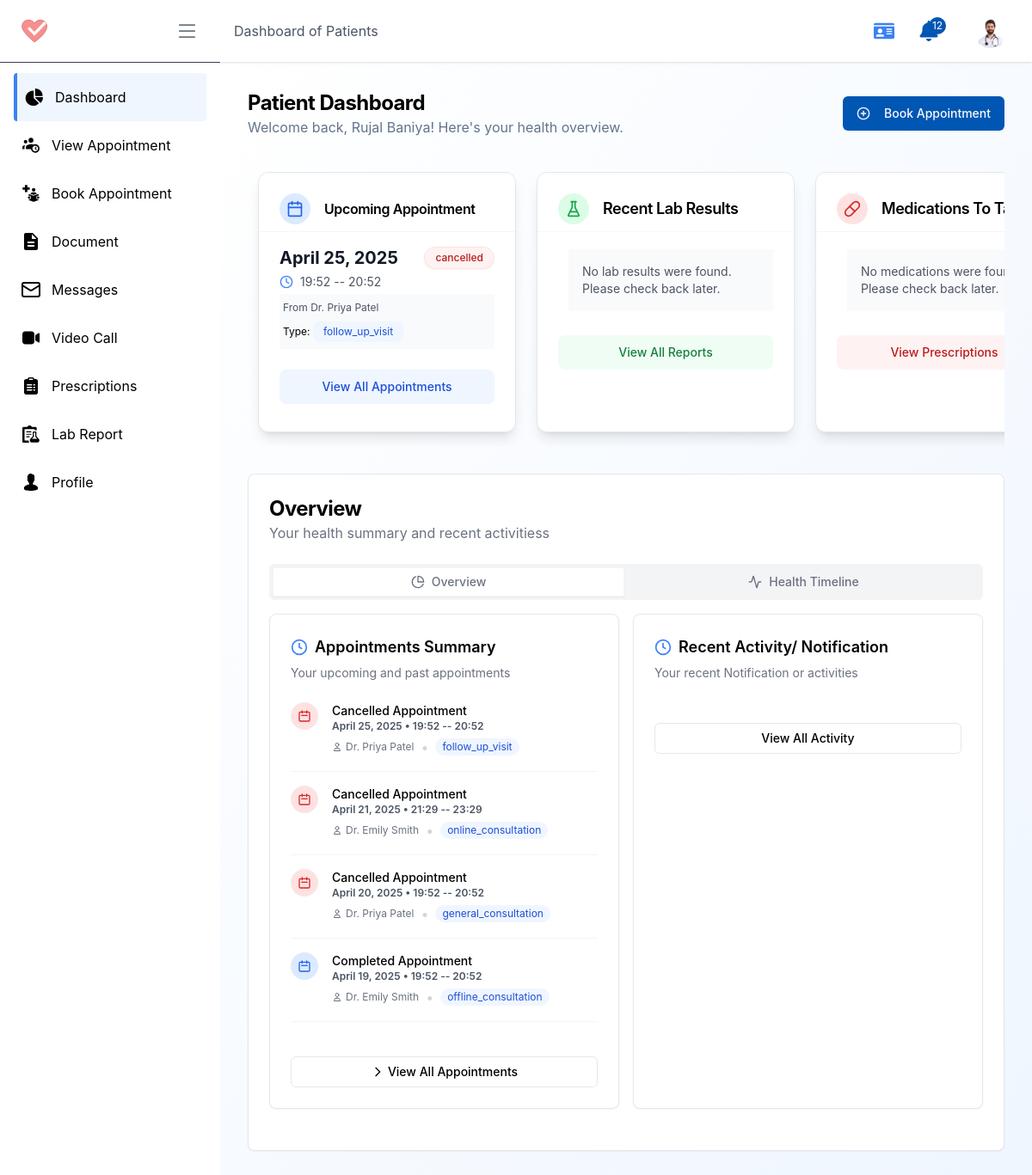
The app's page /p/ (signed in), older data.
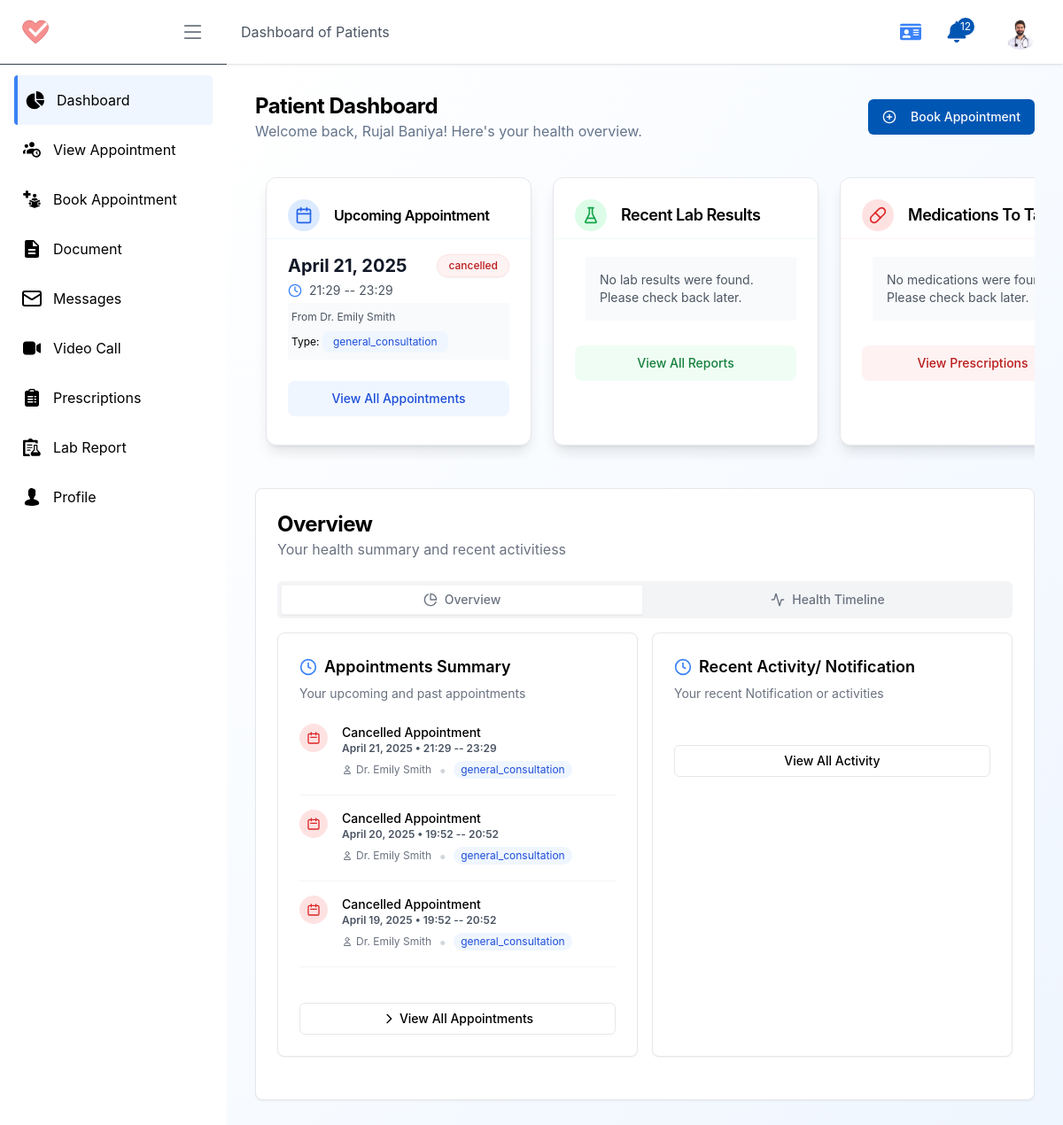
The same page, newer data.
### patient/models.py (models this page shows, shortened)
class Appointment(models.Model):
    APPOINTMENT_TYPES =  [
        ('general_consultation', 'General Consultation'),
        ('follow_up_visit', 'Follow-up Visit'),
        ('online_consultation', 'Online Consultation'),
        ('offline_consultation', 'Offline Consultation'),
    ]
    uuid = models.UUIDField(default=uuid.uuid4, editable=True)
    profile = models.ForeignKey(Profile, on_delete=models.CASCADE, related_name="patients_appointments")
    doctor = models.ForeignKey(DoctorProfile, on_delete=models.SET_NULL, related_name="patients_appointments", blank=True, null=True)
    time_slot = models.ForeignKey(AppointmentTimeSlot, on_delete=models.SET_NULL, related_name="patients_appointments", blank=True, null=True)
    appointment_type = models.CharField(max_length=50, choices=APPOINTMENT_TYPES, default='general_consultation')
    appointment_date = models.DateField()
    appointment_time_str = models.CharField(max_length=50, blank=True)
    file = models.FileField(upload_to='appointment_files/', blank=True)
    reason = models.TextField(blank=True)
    STATUS_TYPE = [
        ('pending', 'Pending'),
        ('confirmed', 'Confirmed'),
        ('cancelled', 'Cancelled'),
        ('completed', 'Completed')
    ]
    status = models.CharField(max_length=50,  choices=STATUS_TYPE, default='pending')
    cancled_by = models.ForeignKey(Profile, on_delete=models.SET_NULL, related_name="cancelled_appointments", blank=True, null=True)
    cancel_reason = models.TextField(blank=True, null=True)
    created_at = models.DateTimeField(auto_now_add=True, blank=True)
    updated_at = models.DateTimeField(auto_now=True, blank=True)

### doctor/models.py (models this page shows, shortened)
class DoctorProfile(models.Model):
    profile = models.OneToOneField(Profile, on_delete=models.CASCADE, related_name='doctor_profile')
    SPECIALIZATIONS = [
        ('general_medicine', 'General Medicine'),
        ('cardiology', 'Cardiology'),
        ('dermatology', 'Dermatology'),
        ('neurology', 'Neurology'),
        ('orthopedics', 'Orthopedics'),
        ('pediatrics', 'Pediatrics'),
        ('psychiatry', 'Psychiatry'),
        ('radiology', 'Radiology'),
        ('surgery', 'Surgery'),
        ('other', 'Other'),
    ]
    specialization = models.CharField(max_length=100, choices=SPECIALIZATIONS)
    qualifications = models.TextField(blank=True, null=True)
    experience_years = models.IntegerField()
    license_number = models.CharField(max_length=100, blank=True)
    board_certified = models.BooleanField(default=False)
    languages_spoken = models.JSONField(blank=True, null=True)
    star_rating = models.FloatField(null=True, blank=True)
    total_reviews =  models.IntegerField(null=True)
    fees = models.DecimalField(max_digits=10, decimal_places=2)
    accepts_new_patients = models.BooleanField(default=True)
    slug = models.SlugField(unique=True, blank=True)
    created_at = models.DateTimeField(auto_now_add=True)
    updated_at = models.DateTimeField(auto_now=True)

### account/models.py (models this page shows, shortened)
class Profile(models.Model):
    user = models.OneToOneField(User, on_delete=models.CASCADE, related_name="profile")
    role = models.CharField(max_length=10, choices=USER_ROLES, default='patient')
    profile_pic = models.ImageField(upload_to='profile_pictures/', default='profile_pictures/default.jpg')
    phone_regex = RegexValidator(regex=r'^\+?1?\d{9,15}$', message="Phone number must be entered in the format: '+999999999'. Up to 15 digits allowed.")
    ph_number = models.CharField(validators=[phone_regex], max_length=16, blank=True) # validators should be a list
    address = models.CharField(max_length=255, blank=True)
    date_of_birth = models.DateField(null=True, blank=True)
    email_notification = models.BooleanField(default=True)
    sms_notification = models.BooleanField(default=True)
    reminders = models.BooleanField(default=True)
    created_at = models.DateTimeField(auto_now_add=True)
    updated_at = models.DateTimeField(auto_now=True)
    is_active = models.BooleanField(default=True)
    is_verified = models.BooleanField(default=False)

### patient/views.py (the view)
# urls.py: path('', patientDashboard, name='patientDashboard'),
def patientDashboard(request: HttpRequest):
    profile: Profile = request.user.profile
    all_schedules = PrescriptionSchedule.objects.filter(
        prescription__profile=profile
    ).order_by('-time')
    context = {
        'profile': profile,
        'todayMedications': all_schedules
    }
    return render(request, 'pages/patient/dashboard.html', context)

### home/templatetags/choose_color.py (called while the page is built)
@register.simple_tag
def get_status_type_color(status_type):
    class_map = {
        "pending": "bg-orange-50 text-orange-700 border-orange-100",
        "confirmed": "bg-green-50 text-green-700 border border-green-100",
        "cancelled": "bg-red-50 text-red-700 border border-red-100",
        "completed": "bg-blue-50 text-blue-700 border border-blue-100"
    }
    return class_map.get(status_type, "bg-gray-100 text-gray-800")

### home/templatetags/choose_text.py (called while the page is built)
@register.simple_tag
def get_appoinment_status_text(status):
    class_map = {
        "pending": "Upcoming Appointment",
        "completed": "Completed Appointment",
        "cancelled": "Cancelled Appointment",
        "confirmed": "Upcoming Appointment",
    }
    return class_map.get(status, "Appoimnetment")

### home/templatetags/url_resolver.py (called while the page is built)
@register.simple_tag
def role_to_url(role, destination):
    try:
        return reverse(f"{role}:{destination}")
    except NoReverseMatch:
        return "#"  # fallback URL if the view is not found

### templates/pages/patient/dashboard.html (shortened to what the changed rows need)
{% extends "pages/patient/P_base.html" %}
{% load choose_color choose_text activity_icon %}
{% load static %}
{% block content %}
<section class="flex flex-1 flex-col p-4 md:p-8 bg-gradient-to-br from-white to-blue-50">
    <div class="flex sm:flex-row flex-col items-start sm:items-center  justify-between mb-6 sm:gap-1 gap-4">
        <div>
            <h1 class="text-2xl font-bold tracking-tight">Patient Dashboard</h1>
        </div>
    </div>
    <div class="flex justify-between overflow-x-auto gap-6 px-3 py-4 custom-scrollbar pb-4 ">
        <div
            class="w-[300px] flex-shrink-0 rounded-xl border bg-white text-card-foreground shadow-lg hover:shadow-xl transition-all duration-300 overflow-hidden">
            <div class="p-6 pt-4">
                <div class="space-y-4">
                    {% with latest_appointment=profile.patients_appointments.all|dictsortreversed:"appointment_date"|first %}
                        {% if latest_appointment %}
                            <div class="flex flex-col ">
                                <div class="flex items-center justify-between">
                                    <span class="text-xl font-bold text-gray-900">{{ latest_appointment.appointment_date }}</span>
                                    <span class="inline-flex items-center px-3 py-1 rounded-full text-xs font-medium shadow-sm   {% get_status_type_color latest_appointment.status %}">{{ latest_appointment.status }}</span>
                                </div>
                                <div class="flex items-center gap-2">
                                    <span class="text-sm text-gray-600 my-1">{{ latest_appointment.appointment_time_str }}</span>
                                </div>
                                <div class="flex-col flex-shrink items-center gap-2 justify-between rounded-sm bg-gray-50 p-1 text-xs ">
                                    <p class=" text-gray-600 my-1 "> From Dr. {{ latest_appointment.doctor.profile.user.first_name }}</p>
                                    Type: <p class=" my-1 bg-blue-50 px-3 py-1 rounded-lg text-blue-700 inline-block " >{{ latest_appointment.appointment_type }} </p>
                                </div>
                            </div>
                            {% else %}
                            <p class="text-sm text-gray-600 my-1 ml-3 rounded-sm bg-gray-50 p-4">
                                No upcoming appointments were found.
                                Please book an appointment First.
                            </p>
                        {% endif %}
                </div>
            </div>
            {% endwith %}
        </div>
    </div>
    <section class="flex flex-1 flex-col p-4 md:p-6 mt-8 bg-white rounded-lg shadow-sm border border-gray-200">
        <div class="flex flex-col sm:flex-row sm:items-center sm:justify-between gap-4 mb-6">
            <div>
                <h1 id="tabName" class="text-2xl font-bold tracking-tight">Overview</h1>
            </div>
        </div>
        <div class="mb-6">
            <div id="overviewTab" class="mt-4">
                <div class="grid gap-4 md:grid-cols-2">
                    <div id="appoinment_summary_crd"
                        class="rounded-lg border bg-white shadow-sm border-gray-200 hover:shadow-md transition-all">
                        <div class="p-6 pt-0 space-y-4">
                            {% with appointments=profile.patients_appointments.all|dictsortreversed:"appointment_date"|slice:":5" %}
                                {% for each_app in appointments %}
                                    <div class="flex items-start gap-4">
                                        {% if each_app.status == "confirmed"%}
                                        <div class="rounded-full bg-green-100 p-2">
                                            <svg class="w-4 h-4 text-green-600" xmlns="http://www.w3.org/2000/svg" fill="none"
                                                viewBox="0 0 24 24" stroke="currentColor" stroke-width="2">
                                                <path stroke-linecap="round" stroke-linejoin="round"
                                                    d="M8 7V3m8 4V3m-9 8h10M5 21h14a2 2 0 002-2V7a2 2 0 00-2-2H5a2 2 0 00-2 2v12a2 2 0 002 2z">
                                                </path>
                                            </svg>
                                        </div>
                                        {% elif each_app.status == "cancelled" %}
                                        <div class="rounded-full bg-red-100 p-2">
                                            <svg class="w-4 h-4 text-red-600" xmlns="http://www.w3.org/2000/svg" fill="none"
                                                viewBox="0 0 24 24" stroke="currentColor" stroke-width="2">
                                                <path stroke-linecap="round" stroke-linejoin="round"
                                                    d="M8 7V3m8 4V3m-9 8h10M5 21h14a2 2 0 002-2V7a2 2 0 00-2-2H5a2 2 0 00-2 2v12a2 2 0 002 2z">
                                                </path>
                                            </svg>
                                        </div>
                                        {% else %}
                                        <div class="rounded-full bg-blue-100 p-2">
                                            <svg class="w-4 h-4 text-blue-600" xmlns="http://www.w3.org/2000/svg" fill="none"
                                                viewBox="0 0 24 24" stroke="currentColor" stroke-width="2">
                                                <path stroke-linecap="round" stroke-linejoin="round"
                                                    d="M8 7V3m8 4V3m-9 8h10M5 21h14a2 2 0 002-2V7a2 2 0 00-2-2H5a2 2 0 00-2 2v12a2 2 0 002 2z">
                                                </path>
                                            </svg>
                                        </div>
                                        {% endif %}
                                        <div>
                                            <p class="text-sm font-medium">{% get_appoinment_status_text each_app.status %}</p>
                                            <p class="text-xs text-gray-600 font-semibold">{{ each_app.appointment_date|date:"F j, Y" }}  •  {{ each_app.appointment_time_str }}</p>
                                            <div class="flex items-center mt-1">
                                                <span class="text-xs text-gray-500 flex items-center">
                                                    <svg class="w-3 h-3 mr-1" xmlns="http://www.w3.org/2000/svg" fill="none"
                                                        viewBox="0 0 24 24" stroke="currentColor">
                                                        <path stroke-linecap="round" stroke-linejoin="round" stroke-width="2"
                                                            d="M16 7a4 4 0 11-8 0 4 4 0 018 0zM12 14a7 7 0 00-7 7h14a7 7 0 00-7-7z">
                                                        </path>
                                                    </svg>
                                                    Dr. {{ each_app.doctor.profile.user.first_name }}
                                                </span>
                                                <span class="mx-2 text-gray-300">•</span>
                                                <span class="text-xs bg-blue-50 text-blue-700 px-2 py-0.5 rounded-full">{{ each_app.appointment_type }}</span>
                                            </div>
                                        </div>
                                    </div>
                                    <div class="h-px w-full bg-gray-100 my-4"></div>
                                {% empty %}
                                    <p class="text-sm text-gray-600 my-1 ml-3 rounded-sm bg-gray-50 p-4">
                                        No Appoinments were found.
                                        Please Book some.
                                    </p>
                                {% endfor %}
                            {% endwith %}
                        </div>
                    </div>
                </div>
            </div>
        </div>
    </section>
</section>
{% endblock content %}

Row changes from the older to the newer data that the page shows:
removed Appointment: appointment_date "April 25, 2025", status "cancelled", appointment_time_str "19:52 -- 20:52", doctor.profile.user.first_name "Priya Patel", appointment_type "follow_up_visit", status "Cancelled Appointment"
changed Appointment: appointment_type "online_consultation" → "general_consultation"
changed Appointment "April 20, 2025": doctor.profile.user.first_name "Priya Patel" → "Emily Smith"
changed Appointment "April 19, 2025": status "Completed Appointment" → "Cancelled Appointment"; appointment_type "offline_consultation" → "general_consultation"
Text that changed along with them:
{{ latest_appointment.appointment_date }}: "April 25, 2025" → "April 21, 2025"
{{ latest_appointment.appointment_time_str }}: "19:52 -- 20:52" → "21:29 -- 23:29"
{{ latest_appointment.doctor.profile.user.first_name }}: "Priya Patel" → "Emily Smith"
{{ latest_appointment.appointment_type }}: "follow_up_visit" → "general_consultation"
